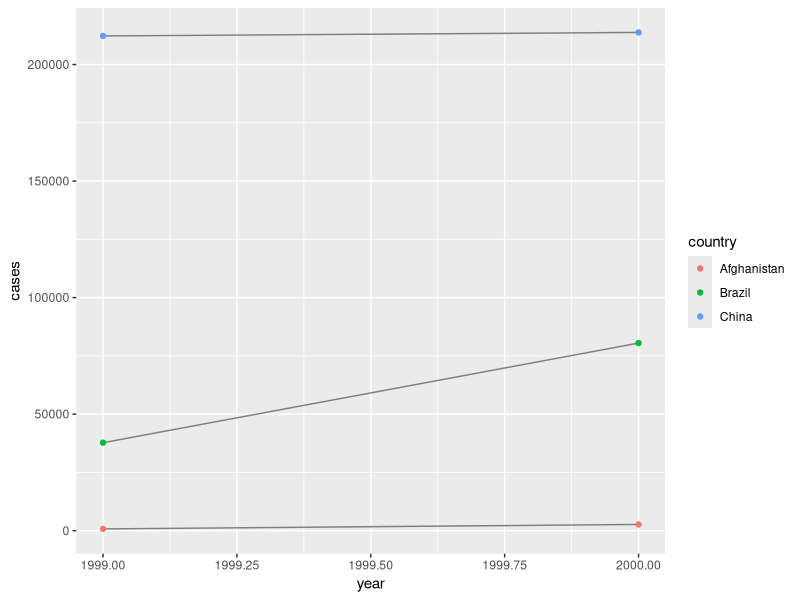

Generate this figure with R:
library(tidyverse)

table1 %>% mutate(rate = cases / population * 10000)

table1 %>% count(year, wt = cases)

library(ggplot2)

ggplot(table1, aes(year, cases)) +
  geom_line(aes(group = country), color = 'grey50') +
  geom_point(aes(color = country))

tidy4a <- table4a %>%
  pivot_longer(c('1999', '2000'), names_to = 'year',
               values_to = 'cases')

tidy4b <- table4b %>%
  pivot_longer(c('1999', '2000'), names_to = 'year', values_to = 'population')

tidy4 <- left_join(tidy4a, tidy4b)




tidy2 <- table2 %>% pivot_wider(names_from = type,
                                values_from = count)


table3 %>%
  separate(rate, into = c('cases', 'population'),
           sep = '/', convert = TRUE)

table3 %>%
  separate(year, into = c('century', 'year'),
           sep = 2)


